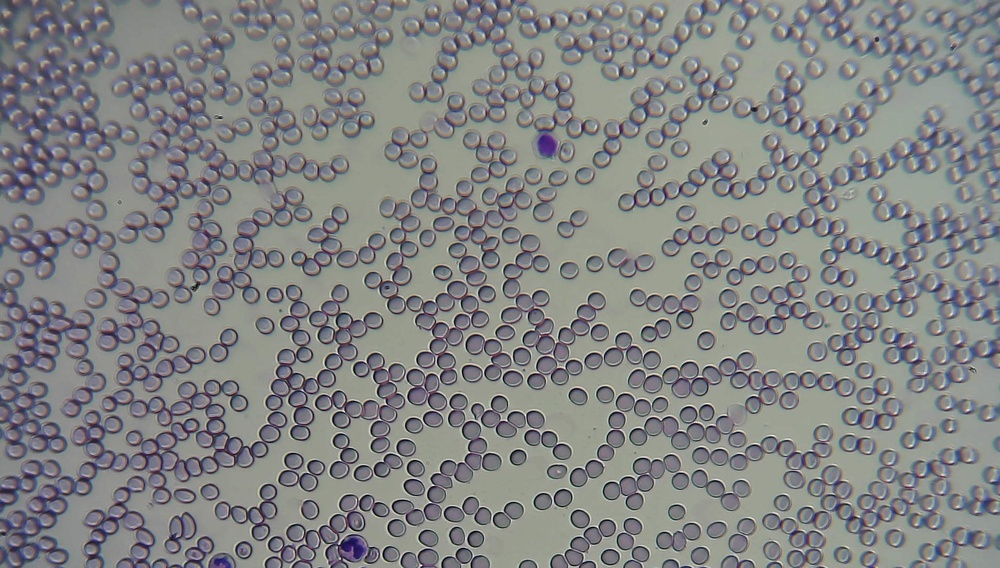
#> input picture exame.jpg, 1000 x 568 px, shrunk from 1898 x 1079 before the run
$ python exame_de_sangue2.py   (older library calls are emulated)
#> lines starting #> are read from the running program, lines starting #| are printed output that depends on the picture; after the words box and inside, x2 and y2 are one past the last pixel; in counts of white or black regions, pixels touching at a corner belong together
import cv2
import numpy as np
import time
from matplotlib import pyplot as plt
import mahotas

imgColorida = cv2.imread('exame.jpg') #Carregamento da imagem
#> imgColorida is the input picture: shape (568, 1000, 3); mean B, G, R 131.9, 131.8, 130.7


#Função para facilitar a escrita nas imagem
def escreve(img, texto, cor=(255,0,0)):
    fonte = cv2.FONT_HERSHEY_SIMPLEX
    cv2.putText(img, texto, (10,20), fonte, 0.5, cor, 0,
    cv2.LINE_AA)

#Se necessário o redimensioamento da imagem pode vir aqui.
#Passo 1: Conversão para tons de cinza
img = cv2.cvtColor(imgColorida, cv2.COLOR_BGR2GRAY)
#Passo 2: Blur/Suavização da imagem
suave = cv2.blur(img, (7, 7))
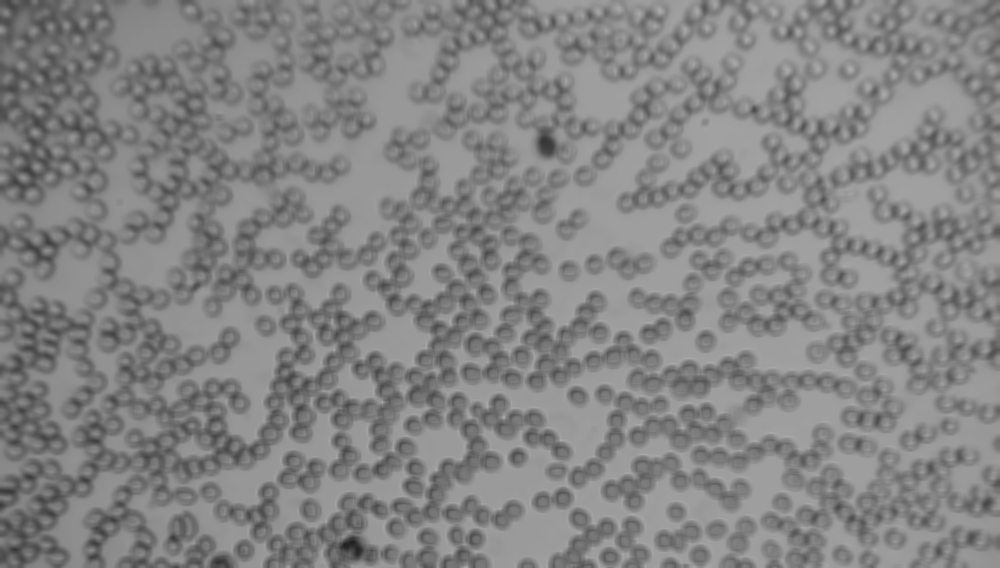
#> suave: shape (568, 1000); min 32, max 171, mean 131.5
#Passo 3: Binarização resultando em pixels brancos e pretos
T = mahotas.thresholding.otsu(suave)
#> T = 130
bin = suave.copy()
bin[bin > T] = 255
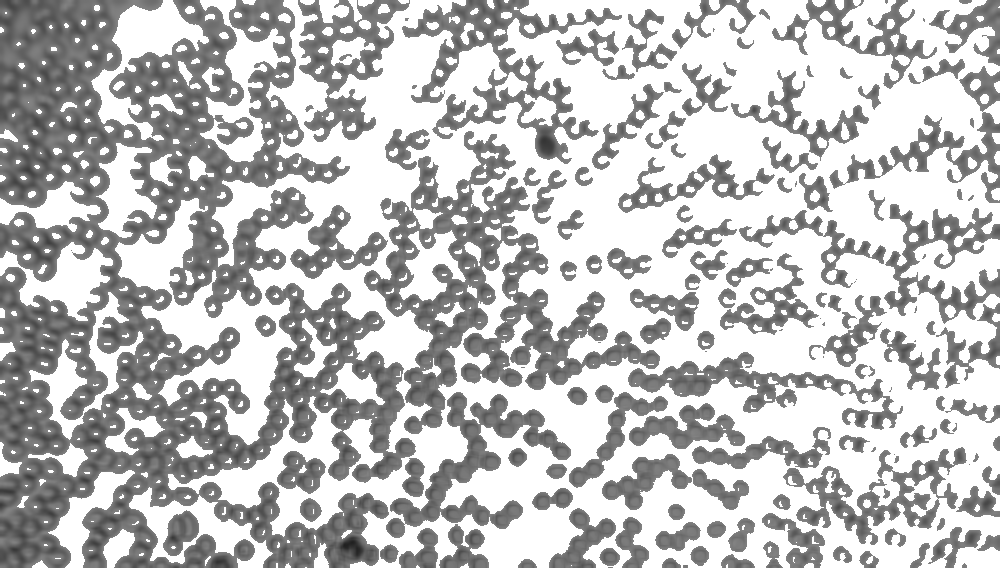
#> bin: shape (568, 1000); min 32, max 255, mean 189.5
bin[bin < 255] = 0
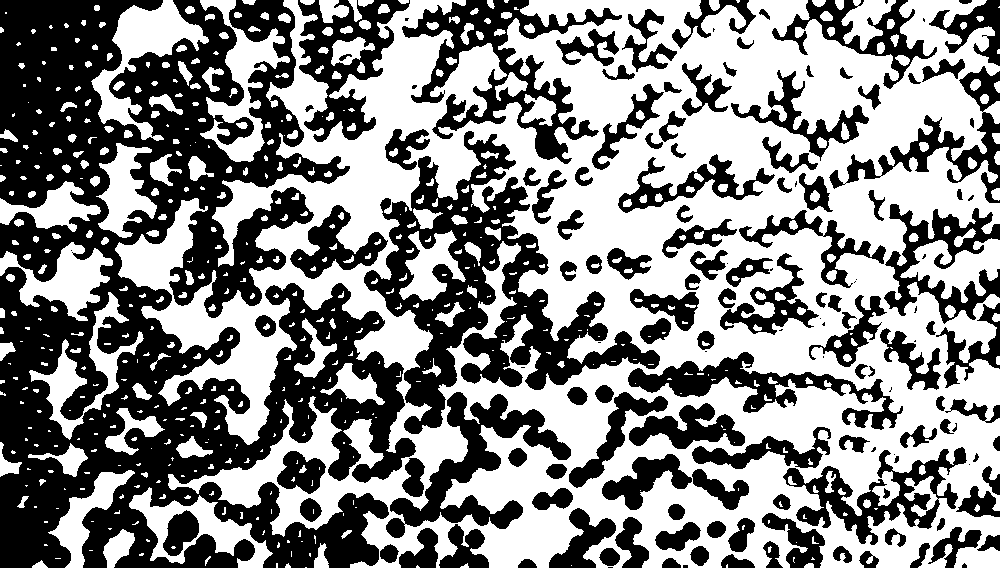
#> bin: shape (568, 1000); 53.6% white; 149 black regions (29 under 20 px), largest, box (x1, y1, x2, y2) and area: (0, 0, 416, 568) 121562, (364, 131, 660, 434) 26115, (402, 0, 622, 164) 10280
bin = cv2.bitwise_not(bin)
#Passo 4: Detecção de bordas com Canny
bordas = cv2.Canny(bin, 70, 150)
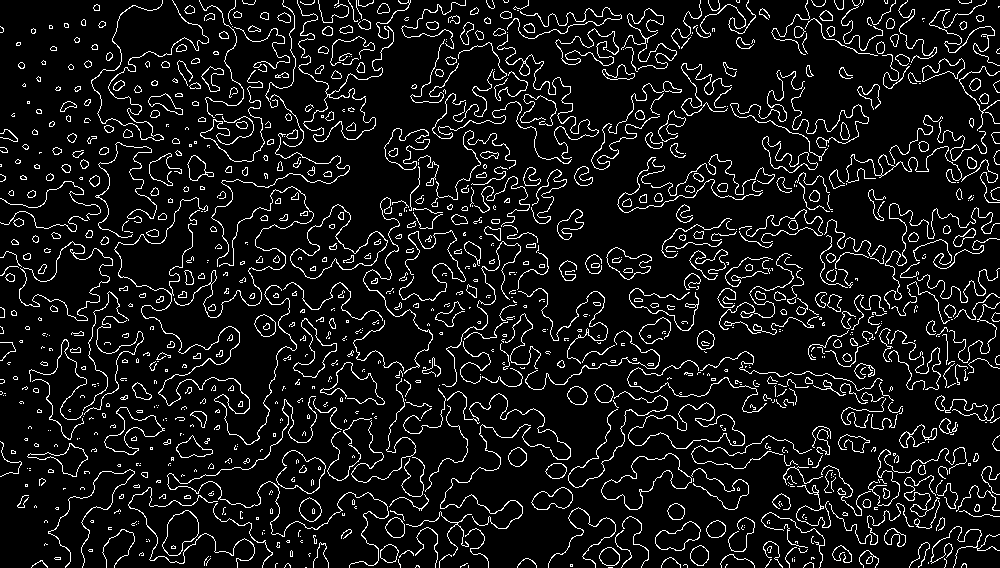
#> bordas: shape (568, 1000); 8.8% white in thin lines or dots
#Passo 5: Identificação e contagem dos contornos da imagem
#cv2.RETR_EXTERNAL = conta apenas os contornos externos
(objetos, lx) = cv2.findContours(bordas.copy(),
cv2.RETR_EXTERNAL, cv2.CHAIN_APPROX_SIMPLE)
#> objetos = 1038 contours, 750 with area under 20; largest, box (x1, y1, x2, y2) and area: (290, 204, 388, 279) 2986, (628, 402, 745, 449) 2697, (601, 453, 692, 510) 2164, (298, 26, 394, 142) 1926, (162, 510, 199, 556) 1044; lx = 1038 rows, first 6: [1, -1, -1, -1], [2, 0, -1, -1], [3, 1, -1, -1], [4, 2, -1, -1], [5, 3, -1, -1], [6, 4, -1, -1]
#A variável lx (lixo) recebe dados que não são utilizados
escreve(img, "Imagem em tons de cinza", 0)
#> in escreve, `cv2.putText(img, texto, (10,20), fonte, 0.5, cor, 0, cv2.LINE_AA)`: img: shape (568, 1000); min 0, max 255, mean 131.4
escreve(suave, "Suavizacao com Blur", 0)
escreve(bin, "Binarizacao com Metodo Otsu", 255)
#> call 3 of escreve, with texto = 'Binarizacao com Metodo Otsu', cor = 255
#> in escreve (call 3), `cv2.putText(img, texto, (10,20), fonte, 0.5, cor, 0, cv2.LINE_AA)`:
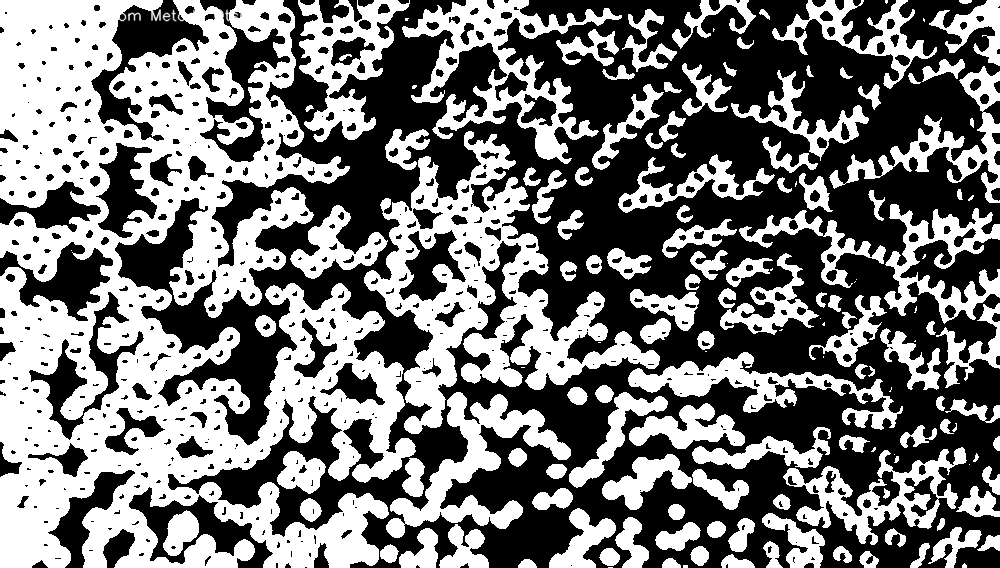
#> img: shape (568, 1000); min 0, max 255, mean 118.5
escreve(bordas, "Detector de bordas Canny", 255)
temp = np.vstack([
np.hstack([img, suave]),
np.hstack([bin, bordas])
])
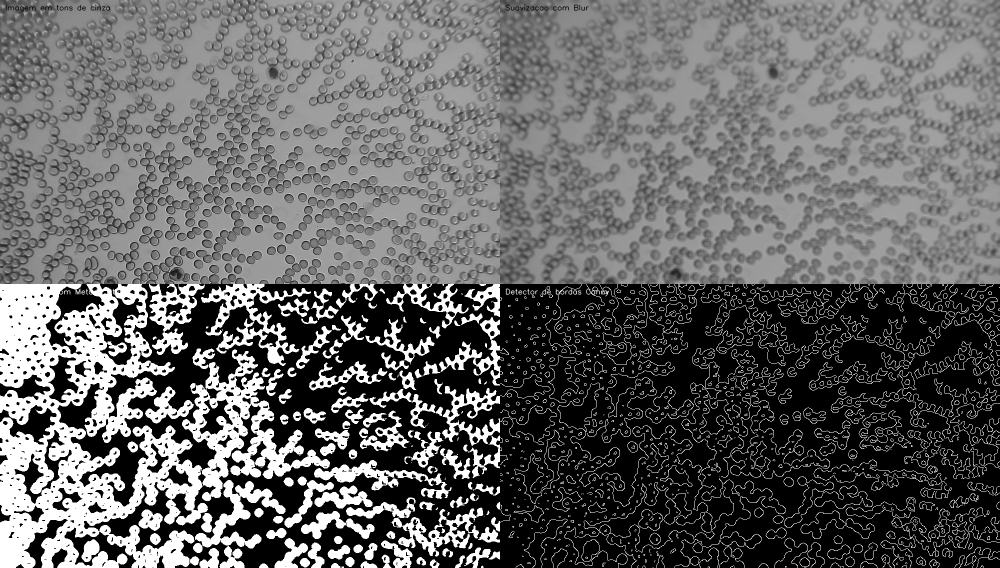
#> temp: shape (1136, 2000) (shown at 1/2 size); min 0, max 255, mean 101
cv2.imshow("Quantidade de objetos: "+str(len(objetos)), temp)
cv2.waitKey(0)
imgC2 = imgColorida.copy()

cv2.drawContours(imgC2, objetos, -1, (255, 0, 0), 2)
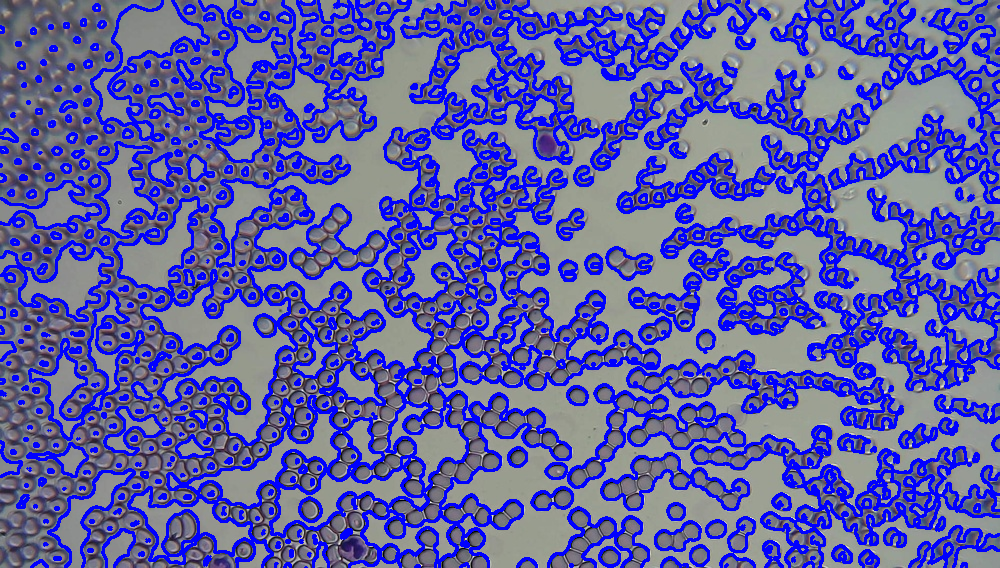
#> imgC2: shape (568, 1000, 3); mean B, G, R 166.8, 92.9, 92.5
escreve(imgC2, str(len(objetos))+" objetos encontrados!")
cv2.imshow("Resultado", imgC2)
time.sleep(10)
cv2.waitKey(0)

print(f'{len(objetos)} objetos encontrados')
#| 1038 objetos encontrados
